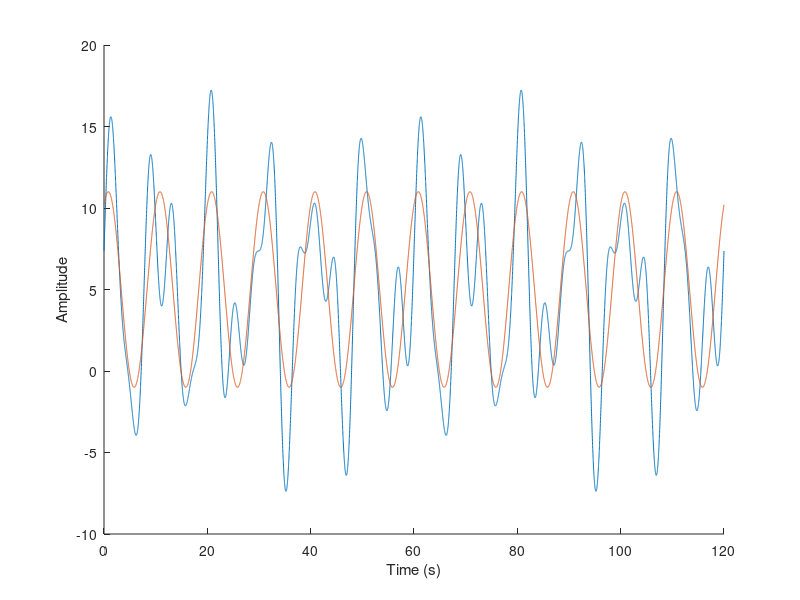

Write MATLAB code to recreate this figure.
t = 0:0.01:120;
wave1 = 5+6*cos(pi/5*t-pi/6)-4*cos(pi/3*t+pi/4)+3*sin(pi/2*t);
wave2 = 5+6*cos(pi/5*t-pi/6);

figure;
hold on;
plot(t,wave1);
plot(t,wave2);
xlabel('Time (s)');
ylabel('Amplitude');
